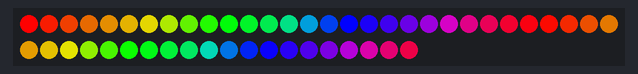
Recording of a sketch running on a simulated Arduino Uno, built with avr-gcc and run on an emulated ATmega328P. Parts: 50 RGB LEDs in strip order, left to right, continuing on the next row.

Above: at 0.15 s.
At 4.08 s:
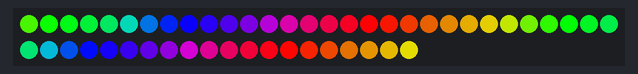
At 11.33 s:
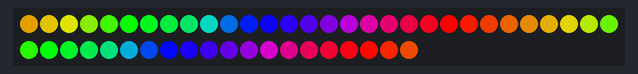
At 19.48 s:
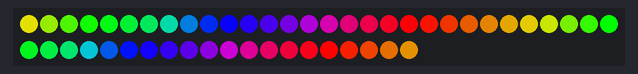
At 23.41 s:
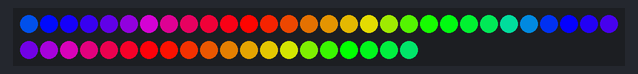
At 39.11 s:
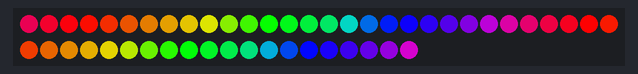

The sketch:

Smooth_Rainbow.ino
```cpp
#include <FastLED.h>
#define LED_PIN     5
#define NUM_LEDS    50
#define BRIGHTNESS  255
#define LED_TYPE    WS2811
#define COLOR_ORDER RGB
#define RATE 2
CRGB leds[NUM_LEDS];

int start_hue;
int delta_hue;

void setup() {
  FastLED.addLeds<LED_TYPE, LED_PIN, COLOR_ORDER>(leds, NUM_LEDS).setCorrection( TypicalLEDStrip );
  Serial.begin(9600);
}

void loop() {

 start_hue = -1*millis()/RATE;
 delta_hue = 10;

 fill_rainbow( leds, NUM_LEDS, start_hue, delta_hue );
 FastLED.show();

//    start_hue = -1*millis()/RATE;
    // delta_hue = 10;
    // for (int i = 0; i < NUM_LEDS; i++) {
    //   fill_rainbow( leds, NUM_LEDS, i, delta_hue );
    //   FastLED.show();
    // }
    // for (int i = NUM_LEDS; i > 0; i--) {
    //   fill_rainbow( leds, NUM_LEDS, i, delta_hue );
    //   FastLED.show();
    // }


}
```
